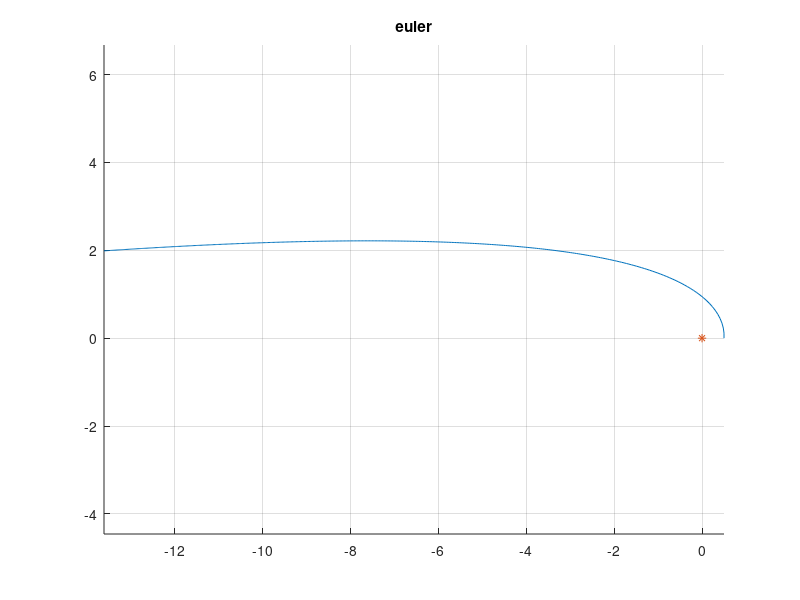

The MATLAB source for this figure: (Note: this script raises an error after producing the figure.)
clear variables;
close all;
clc;

% Différentes constantes
G = 4*pi^2; % Constante de gravitation universelle
%a = 1.5e11;  % demi grand axe
a=1;
%T = 365*3600;   % période de révolution (en seconde)
T=1;
%M = 1.98892e30; % Masse du soleil
M=1;
% COnditions initiales
x0=.5;
x0p=0;
y0=0;
y0p=11.5;

tmin=0;
tmax=4*T;

% Différentes fonctions   avec xp = z  &  yp = w
f1=@(x,y,z,w)(z);
f2=@(x,y,z,w)(w);
g1=@(x,y,z,w)(-1*(G*M*(x./(x.^2+y.^2).^(3/2))));
g2=@(x,y,z,w)(-1*(G*M*(y./(x.^2+y.^2).^(3/2))));

% Paramètre de résolution
h = .01;
t = tmin:h:tmax;
% Résolution par méthode d'EULER
xEuler = zeros(1,length(t));yEuler=zeros(1,length(t));xpEuler = zeros(1,length(t));ypEuler = zeros(1,length(t));
xEuler(1)=x0;yEuler(1)=y0;xpEuler(1)=x0p;ypEuler(1)=y0p;

for k=1:length(t)-1
   xEuler(k+1) = xEuler(k) + h*f1(xEuler(k),yEuler(k),xpEuler(k),ypEuler(k));
   yEuler(k+1) = yEuler(k) + h*f2(xEuler(k),yEuler(k),xpEuler(k),ypEuler(k));
   xpEuler(k+1) = xpEuler(k) + h*g1(xEuler(k),yEuler(k),xpEuler(k),ypEuler(k));
   ypEuler(k+1) = ypEuler(k) + h*g2(xEuler(k),yEuler(k),xpEuler(k),ypEuler(k));
end


% affichage de la méthode d'Euler
figure()
hold on;
plot(xEuler,yEuler);
grid('on')
plot(0,0,'*')
title('euler')
% hold on;
% for i = 1:length(xEuler)
%     h = plot(xEuler(i),yEuler(i),'or');
%     pause(0.05)
%     delete(h)
% end

%Résolution par méthode de Runge-Kutta
axis('equal')
[xRK,yRK,t]=RK4_2D_bis(x0,y0,x0p,y0p,tmin,tmax,h,f1,f2,g1,g2);
plot(xRK,yRK,'r')
grid('on')
plot(0,0,'*')

% Méthode de Euler-Richardson
[xER,yER,pas]=Euler_Richardson(x0,y0,x0p,y0p,tmin,tmax,h,f1,f2,g1,g2);
plot(xER,yER,'b')

% for i = 1:length(xEuler)
%     h1 = plot(xRK(i),yRK(i),'or');
%     h2 = plot(xEuler(i),yEuler(i),'ob');
%     h3 = plot(xER(i),yER(i),'ok');
%     pause(0.05)
%     delete(h1)
%     delete(h2)
%     delete(h3)
% end
